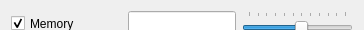
       <widget class="QWidget" name="widget_mem" native="true">
        <property name="sizePolicy">
         <sizepolicy hsizetype="Expanding" vsizetype="Fixed">
          <horstretch>0</horstretch>
          <verstretch>0</verstretch>
         </sizepolicy>
        </property>
        <property name="minimumSize">
         <size>
          <width>0</width>
          <height>30</height>
         </size>
        </property>
        <property name="maximumSize">
         <size>
          <width>16777215</width>
          <height>30</height>
         </size>
        </property>
        <layout class="QHBoxLayout" name="horizontalLayout_9">
         <item>
          <widget class="QCheckBox" name="checkBox_mem">
           <property name="sizePolicy">
            <sizepolicy hsizetype="Fixed" vsizetype="Fixed">
             <horstretch>0</horstretch>
             <verstretch>0</verstretch>
            </sizepolicy>
           </property>
           <property name="minimumSize">
            <size>
             <width>111</width>
             <height>25</height>
            </size>
           </property>
           <property name="maximumSize">
            <size>
             <width>111</width>
             <height>25</height>
            </size>
           </property>
           <property name="text">
            <string notr="true">Memory</string>
           </property>
           <property name="checked">
            <bool>true</bool>
           </property>
          </widget>
         </item>
         <item>
          <widget class="QLineEdit" name="lineEdit_mem">
           <property name="minimumSize">
            <size>
             <width>0</width>
             <height>25</height>
            </size>
           </property>
           <property name="maximumSize">
            <size>
             <width>16777215</width>
             <height>25</height>
            </size>
           </property>
           <property name="toolTip">
            <string notr="true">$mem - RAM usage, %
$memmb - RAM usage, MB</string>
           </property>
           <property name="alignment">
            <set>Qt::AlignRight|Qt::AlignTrailing|Qt::AlignVCenter</set>
           </property>
          </widget>
         </item>
         <item>
          <widget class="QSlider" name="slider_mem">
           <property name="sizePolicy">
            <sizepolicy hsizetype="Fixed" vsizetype="Fixed">
             <horstretch>0</horstretch>
             <verstretch>0</verstretch>
            </sizepolicy>
           </property>
           <property name="minimumSize">
            <size>
             <width>111</width>
             <height>25</height>
            </size>
           </property>
           <property name="maximumSize">
            <size>
             <width>111</width>
             <height>25</height>
            </size>
           </property>
           <property name="minimum">
            <number>1</number>
           </property>
           <property name="maximum">
            <number>12</number>
           </property>
           <property name="pageStep">
            <number>1</number>
           </property>
           <property name="value">
            <number>7</number>
           </property>
           <property name="orientation">
            <enum>Qt::Horizontal</enum>
           </property>
           <property name="tickPosition">
            <enum>QSlider::TicksAbove</enum>
           </property>
          </widget>
         </item>
        </layout>
       </widget>
